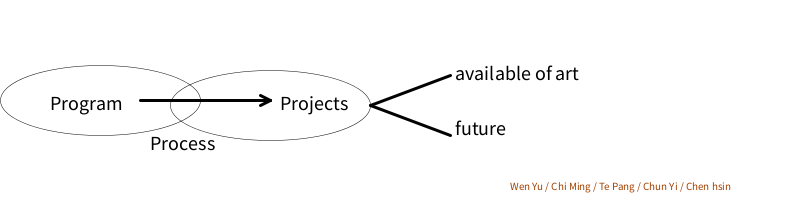
Frame 1 (no input)
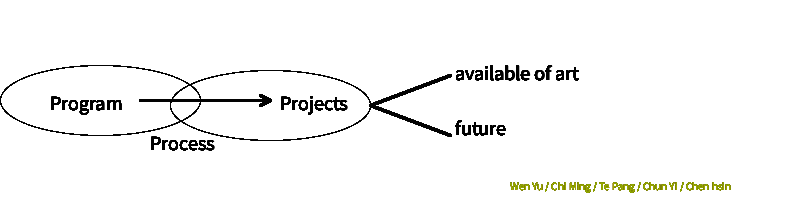
Frame 60 (the mouse pressed at the canvas centre just before this capture)
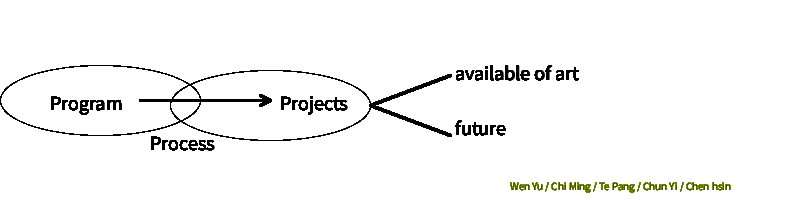
Frame 120 (the mouse held since frame 60 and released just before this capture)

The Processing sketch that drew these frames (run headless with seeded random() and noise(); from frame 60 on, the mouse is pressed at the canvas centre):

// Processing sketch: processing_115828
// ── processing_115828.pde

// note by 教室最右排 !

void setup(){
size(800,200);
background(255);
smooth();
}
void draw(){
  noFill();
  stroke(2);
  strokeWeight(0.5);
  ellipse(100,100,200,70);
  ellipse(270,105,200,70);
  strokeWeight(3);
  line(140,100,270,100);
  line(270,100,260,95);
  line(270,100,260,105);
  fill(0);
  textSize(20);
  text("Program",50,110);
  text("Process",150,150);
  text("Projects",280,110);
  noFill();
  line(370,105,450,75);
  line(370,105,450,135);
  text("available of art ",455,80);
  text("future ",455,135);
  textSize(11);
  fill(random(0,250),random(0,250),0);
  text("Wen Yu / Chi Ming / Te Pang / Chun Yi / Chen hsin" , 510,190);
  
}
